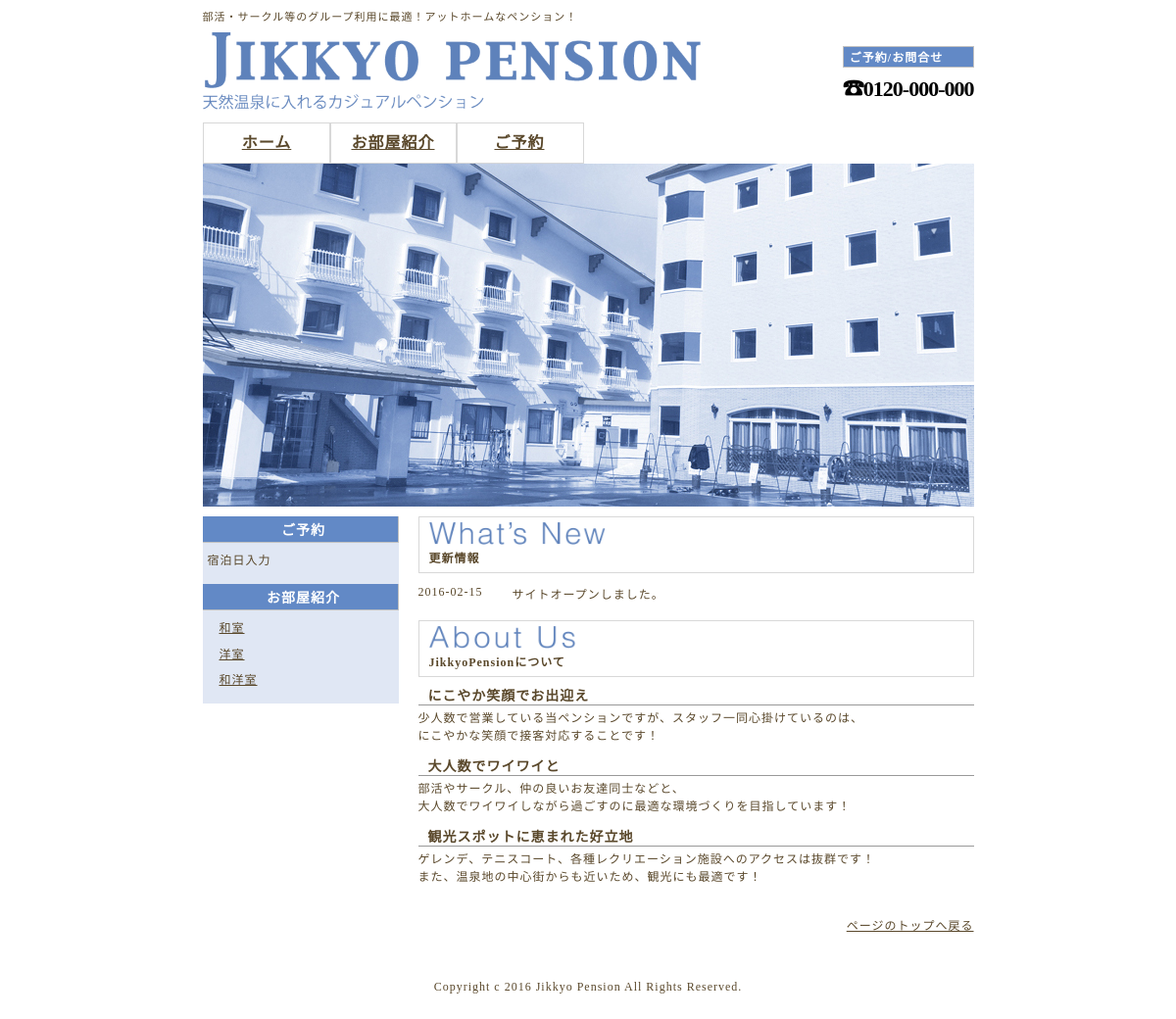
The page / on the database its author committed.
### tables this page shows
CREATE TABLE room_type (
 type_id INT NOT NULL,
 type_name VARCHAR(30) NOT NULL
);

### sideList.php (the view, shortened to what this page needs)
<?php
  $s_link = mysqli_connect(DB_SERVER, DB_USER, DB_PASS, DB_NAME);
  mysqli_set_charset($s_link, "utf8");
  $s_result = mysqli_query($s_link, "SELECT * FROM room_type");
  echo "<ul>";
  while ($s_row = mysqli_fetch_array($s_result, MYSQLI_ASSOC)) {
    echo "<li><a href='./roomList.php?tid=". $s_row['type_id']."'>". $s_row['type_name'].
    "</a></li>\n";
  }
  echo "</ul>\n";
?>

### css/style.css (style rules this page uses)
html { overflow: scroll; }
body { letter-spacing: 1px; font-size: 12px; color: #5A482B; }
a { color: #5A482B; }

### css/style_Deco.css (style rules this page uses)
#side ul { margin: 5px 0 0 5px; padding: 0; }
#side li { padding: 5px 0 5px 0; line-height: 1.4; list-style: none; }
#side li a { display: block; padding-left: 12px; ; }

### rows shown on the page
room_type: type_name "和室"
room_type: type_name "洋室"
room_type: type_name "和洋室"
